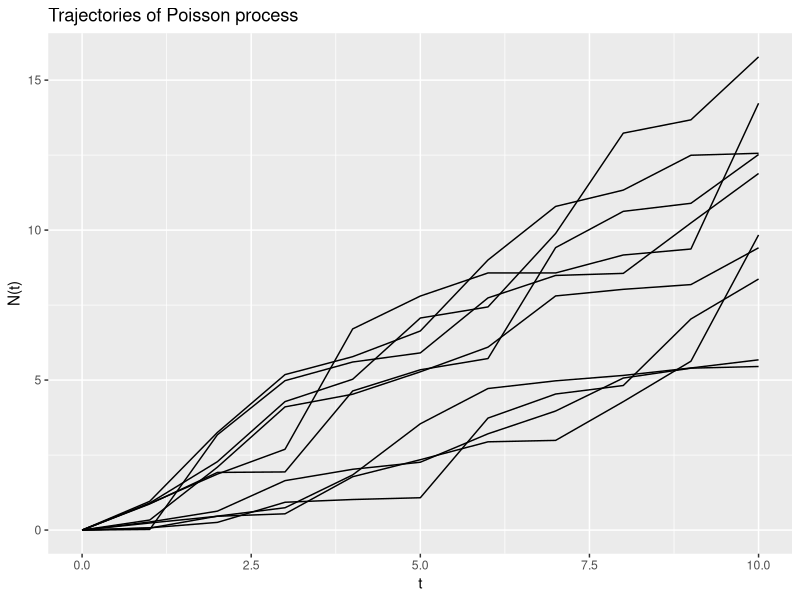

Reproduce this figure in R.
# Imitate Poisson process built on the exponential random variables and plot its trajectories

library(ggplot2)

Poisson <- function(seed_n, seed_rate)
{
  # function to generate values of the Poisson process contructed on exponential random variables
  return(c(0,cumsum(rexp(n = seed_n, rate = seed_rate))))
}

DrawTrajectory <- function(numInst,
                           timeline,
                           N,
                           inRate)
{
  # function drawing <numInst> trajectories of the Poisson process over <timeline>
  # <N> and <inRate> used to generate Poisson process instances within function
  
  plot <- ggplot() + ggtitle("Trajectories of Poisson process") + labs(x = 't', y = 'N(t)')
  for(i in 1:numInst)
  {
    plot <- plot + geom_path(aes(x = T, y = Poisson(N, inRate)))
  }
  plot
}

## input parameters
lambda <- 1.0
tMax <- 10 * lambda
num <- tMax
T <- 0:10
# call example
DrawTrajectory(10, T, num, lambda)